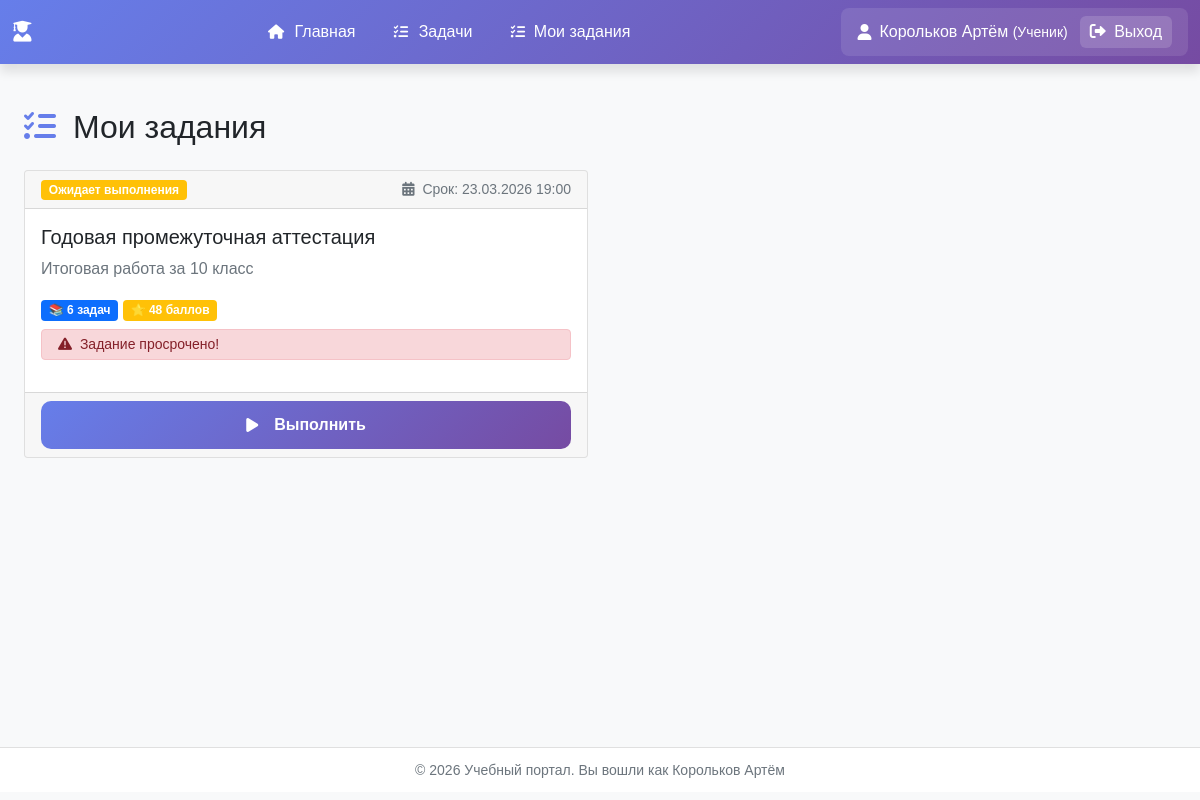
The page /tasks/my-assignments/ (signed in) on the database its author committed.
### users_app/models.py (models this page shows, shortened)
class User(AbstractUser):
    USER_TYPES = (
        ('teacher', 'Учитель'),
        ('student', 'Ученик'),
    )
    user_type = models.CharField(max_length=10, choices=USER_TYPES, default='student')
    middle_name = models.CharField('Отчество', max_length=50, blank=True)
    class Meta:
        verbose_name = 'Пользователь'
        verbose_name_plural = 'Пользователи'

### task_description_app/models.py (models this page shows, shortened)
class CollectionAssignment(models.Model):
    STATUS_CHOICES = (
        ('pending', 'Ожидает выполнения'),
        ('in_progress', 'Выполняется'),
        ('completed', 'Выполнено'),
        ('expired', 'Просрочено'),
    )
    collection = models.ForeignKey(Collection, on_delete=models.CASCADE, related_name='assignments')
    student = models.ForeignKey(settings.AUTH_USER_MODEL, on_delete=models.CASCADE,
                                related_name='collection_assignments')
    assigned_at = models.DateTimeField(auto_now_add=True)
    due_date = models.DateTimeField('Срок выполнения', null=True, blank=True)
    status = models.CharField('Статус', max_length=20, choices=STATUS_CHOICES, default='pending')
    class Meta:
        ordering = ['-assigned_at']
        unique_together = ['collection', 'student']
    def is_overdue(self):
        if self.due_date and timezone.now() > self.due_date:
            return True
        return False

class Collection(models.Model):
    COLLECTION_TYPES = (
        ('lesson', 'Урок'),
        ('test', 'Контрольная работа'),
        ('exam', 'Экзамен'),
        ('homework', 'Домашнее задание'),
    )
    title = models.CharField('Название', max_length=200)
    description = models.TextField('Описание', blank=True)
    collection_type = models.CharField('Тип', max_length=20, choices=COLLECTION_TYPES, default='lesson')
    author = models.ForeignKey(
        settings.AUTH_USER_MODEL,
        on_delete=models.CASCADE,
        related_name='created_collections'
    )
    target_class = models.CharField('Класс', max_length=50, blank=True)
    target_group = models.IntegerField('Группа', null=True, blank=True)
    is_public = models.BooleanField('Публичная', default=True)
    show_results = models.BooleanField('Показывать результаты', default=True)
    time_limit = models.IntegerField('Ограничение времени (мин)', null=True, blank=True)
    created_at = models.DateTimeField(auto_now_add=True)
    updated_at = models.DateTimeField(auto_now=True)
    tasks = models.ManyToManyField(Task, through='CollectionItem', related_name='collections')
    class Meta:
        ordering = ['-created_at']
        verbose_name = 'Подборка задач'
        verbose_name_plural = 'Подборки задач'
    def get_total_score(self):
        return sum(item.max_score for item in self.collection_items.all())

class CollectionItem(models.Model):
    collection = models.ForeignKey(
        Collection,
        on_delete=models.CASCADE,
        related_name='collection_items'
    )
    task = models.ForeignKey(Task, on_delete=models.CASCADE)
    order = models.IntegerField('Порядок', default=0)
    max_score = models.IntegerField('Максимальный балл', default=10)
    required = models.BooleanField('Обязательная', default=True)
    class Meta:
        ordering = ['order']
        unique_together = ['collection', 'task']

### task_description_app/views.py (the view)
# urls.py: path('my-assignments/', views.my_assignments, name='my_assignments'),
@login_required
def my_assignments(request):
    if request.user.user_type != 'student':
        return redirect('teacher_dashboard')
    assignments = CollectionAssignment.objects.filter(
        student=request.user
    ).select_related('collection').order_by('-assigned_at')
    context = {
        'assignments': assignments,
        'title': 'Мои задания',
    }
    return render(request, 'task_description_app/my_assignments.html', context)

### templates/task_description_app/my_assignments.html (shortened to what this page needs)
{% extends "base.html" %}
{% load static %}
{% block content %}
<div class="container mt-4">
    <h2>
        <i class="fas fa-tasks me-2" style="color: #667eea;"></i>
        Мои задания
    </h2>
    {% if assignments %}
    <div class="row mt-4">
        {% for assignment in assignments %}
        <div class="col-md-6 mb-4">
            <div class="card h-100 {% if assignment.status == 'expired' %}border-danger{% endif %}">
                <div class="card-header d-flex justify-content-between align-items-center">
                    <span class="badge {% if assignment.status == 'pending' %}bg-warning{% elif assignment.status == 'in_progress' %}bg-info{% elif assignment.status == 'completed' %}bg-success{% else %}bg-danger{% endif %}">
                        {{ assignment.get_status_display }}
                    </span>
                    {% if assignment.due_date %}
                    <small class="text-muted">
                        <i class="fas fa-calendar-alt me-1"></i>
                        Срок: {{ assignment.due_date|date:"d.m.Y H:i" }}
                    </small>
                    {% endif %}
                </div>
                <div class="card-body">
                    <h5 class="card-title">{{ assignment.collection.title }}</h5>
                    <p class="card-text text-muted">{{ assignment.collection.description|truncatechars:100 }}</p>
                    <div class="mb-2">
                        <span class="badge bg-primary">📚 {{ assignment.collection.collection_items.count }} задач</span>
                        <span class="badge bg-warning">⭐ {{ assignment.collection.get_total_score }} баллов</span>
                    </div>
                    {% if assignment.is_overdue %}
                    <div class="alert alert-danger small py-1">
                        <i class="fas fa-exclamation-triangle me-1"></i>
                        Задание просрочено!
                    </div>
                    {% endif %}
                </div>
                <div class="card-footer">
                    {% if assignment.status == 'pending' or assignment.status == 'in_progress' %}
                    <a href="{% url 'tasks:start_collection' assignment.collection.id %}" class="btn btn-primary">
                        <i class="fas fa-play me-2"></i>Выполнить
                    </a>
                    {% elif assignment.status == 'completed' %}
                    <a href="{% url 'tasks:collection_attempt' assignment.id %}" class="btn btn-outline-secondary">
                        <i class="fas fa-eye me-2"></i>Посмотреть результат
                    </a>
                    {% endif %}
                </div>
            </div>
        </div>
        {% endfor %}
    </div>
    {% else %}
    <div class="alert alert-info text-center py-5 mt-4">
        <i class="fas fa-inbox fa-3x mb-3"></i>
        <h4>У вас пока нет заданий</h4>
        <p>Когда учитель выдаст вам контрольную работу, она появится здесь</p>
    </div>
    {% endif %}
</div>
{% endblock %}

### templates/base.html (shortened to what this page needs)
<!DOCTYPE html>
<html lang="ru">
<head>
    {% load static %}
    <link rel="stylesheet" href="https://cdn.jsdelivr.net/npm/bootstrap@5.1.3/dist/css/bootstrap.min.css">
    <link rel="stylesheet" href="https://cdnjs.cloudflare.com/ajax/libs/font-awesome/6.0.0/css/all.min.css">
    <link rel="stylesheet" href="{% static 'css/base/style.css' %}">
    <link rel="stylesheet" href="{% static 'css/components/buttons.css' %}">
</head>
<body>
<nav class="navbar navbar-expand-lg navbar-dark">
    <div class="container">
        <a class="navbar-brand" href="{% url 'home' %}">
            <i class="fas {% if user.user_type == 'teacher' %}fa-chalkboard-teacher{% elif user.user_type == 'student' %}fa-user-graduate{% else %}fa-graduation-cap{% endif %} me-2"></i>
        </a>
        <div class="collapse navbar-collapse" id="navbarNav">
            {% if user.is_authenticated %}
                <ul class="navbar-nav me-auto">
                    {% if user.user_type == 'teacher' %}
                        <li class="nav-item">
                            <a class="nav-link {% if request.resolver_match.url_name == 'teacher_dashboard' %}active{% endif %}"
                               href="{% url 'teacher_dashboard' %}">
                                <i class="fas fa-home"></i> Главная
                            </a>
                        </li>
                        <li class="nav-item">
                            <a class="nav-link {% if request.resolver_match.url_name == 'task_list' %}active{% endif %}"
                               href="{% url 'tasks:task_list' %}">
                                <i class="fas fa-tasks"></i> Все задачи
                            </a>
                        </li>
                        <li class="nav-item">
                            <a class="nav-link {% if request.resolver_match.url_name == 'task_add' %}active{% endif %}"
                               href="{% url 'tasks:task_add' %}">
                                <i class="fas fa-plus-circle"></i> Добавить задачу
                            </a>
                        </li>
                        <li class="nav-item">
                            <a class="nav-link {% if request.resolver_match.url_name == 'collection_list' %}active{% endif %}"
                               href="{% url 'tasks:collection_list' %}">
                                <i class="fas fa-layer-group"></i> Мои подборки
                            </a>
                        </li>
                    {% elif user.user_type == 'student' %}
                        <li class="nav-item">
                            <a class="nav-link {% if request.resolver_match.url_name == 'student_dashboard' %}active{% endif %}"
                               href="{% url 'student_dashboard' %}">
                                <i class="fas fa-home"></i> Главная
                            </a>
                        </li>
                        <li class="nav-item">
                            <a class="nav-link {% if request.resolver_match.url_name == 'task_list' %}active{% endif %}"
                               href="{% url 'tasks:task_list' %}">
                                <i class="fas fa-tasks"></i> Задачи
                            </a>
                        </li>
                        <li class="nav-item">
                            <a class="nav-link" href="{% url 'tasks:my_assignments' %}">
                                <i class="fas fa-tasks me-1"></i> Мои задания
                            </a>
                        </li>
                    {% endif %}
                </ul>
                <div class="user-menu">
                    <i class="fas {% if user.user_type == 'teacher' %}fa-user-tie{% else %}fa-user{% endif %}"></i>
                    <span class="user-name">
                            {{ user.last_name }} {{ user.first_name }}
                        {% if user.user_type == 'teacher' %}
                            <small>(Учитель)</small>
                        {% else %}
                            <small>(Ученик)</small>
                        {% endif %}
                        </span>
                    <a href="{% url 'logout' %}" class="logout-btn" onclick="return confirm('Выйти из системы?')">
                        <i class="fas fa-sign-out-alt me-1"></i> Выход
                    </a>
                </div>
            {% endif %}
        </div>
    </div>
</nav>
<div class="main-content">
    <div class="container">
        {% block content %}
        {% endblock %}
    </div>
</div>
<footer class="footer">
    <div class="container text-center">
        <small>
            &copy; {% now "Y" %} Учебный портал.
            {% if user.is_authenticated %}
                Вы вошли как {{ user.last_name }} {{ user.first_name }}
            {% else %}
                Все права защищены
            {% endif %}
        </small>
    </div>
</footer>
</body>
</html>

### static/css/base/style.css (style rules this page uses)
* { margin: 0; padding: 0; box-sizing: border-box; }
html, body { min-width: 1010px; width: 100%; overflow-x: auto; }
body { background: #f8f9fa; font-family: 'GOST type B', Tahoma, Geneva, Verdana, sans-serif; min-height: 99vh; display: flex; flex-direction: column; }
.container { width: 100%; max-width: 1980px; }
.navbar { background: linear-gradient(135deg, #667eea 0%, #764ba2 100%); box-shadow: 0 8px 10px rgba(0, 0, 0, 0.1); }
.navbar-brand, .nav-link { color: white !important; }
.navbar-brand { font-weight: 600; font-size: 1.3rem; }
.nav-link { position: relative; padding: 0.5rem 1rem !important; margin: 0 0.2rem; border-radius: 8px; transition: all 0.3s; }
.nav-link i { margin-right: 6px; font-size: 0.9rem; }
.me-auto { margin: auto; }
.user-menu { display: flex; align-items: center; color: white; padding: 0.5rem 1rem; border-radius: 8px; background: rgba(255, 255, 255, 0.1); }
.user-menu i { margin-right: 8px; font-size: 1rem; }
.user-name { margin-right: 12px; font-weight: 500; }
.main-content { flex: 1; padding: 20px 0; }
.footer { background: white; padding: 10px 0; margin-top: auto; border-top: 1px solid #e0e0e0; color: #6c757d; }
.mb-4 { text-align: justify; }
p { text-align: justify; }

### static/css/components/buttons.css (style rules this page uses)
.btn { width: 100%; justify-content: center; padding: 12px 24px; border: none; border-radius: 10px; font-size: 1em; font-weight: 600; cursor: pointer; transition: all 0.3s ease; text-decoration: none; display: inline-flex; align-items: center; gap: 8px; }
.btn-primary { background: linear-gradient(135deg, #667eea 0%, #764ba2 100%); color: white; }
.logout-btn { color: white; text-decoration: none; padding: 4px 10px; border-radius: 6px; background: rgba(255, 255, 255, 0.15); transition: all 0.3s; }

### rows shown on the page
User: last_name "Корольков", first_name "Артём"
CollectionAssignment: status "Ожидает выполнения", due_date "23.03.2026 19:00", collection "Годовая промежуточная аттестация", collection.description "Итоговая работа за 10 класс", collection.collection_items.count "6", collection.get_total_score "48", shows "Задание просрочено!", shows "Выполнить"
